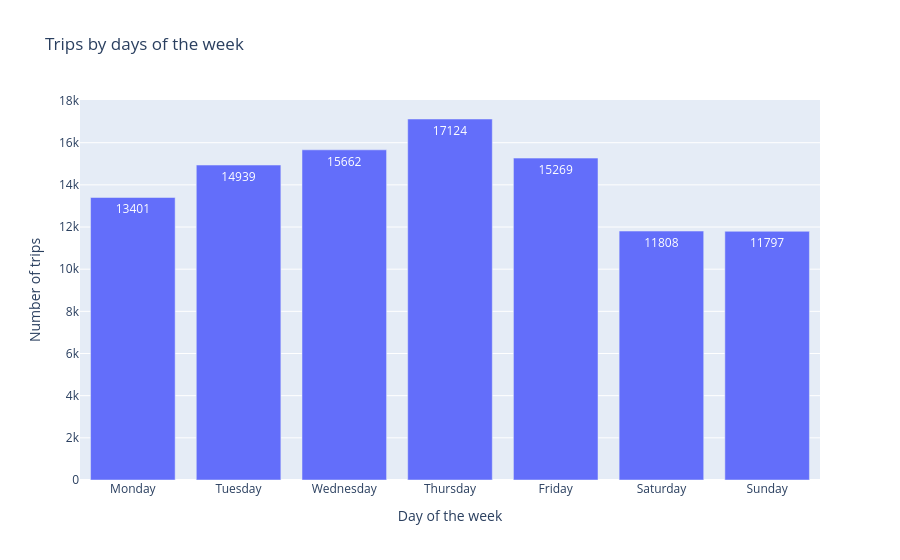

Source (notebook cell):
### Code cell
fig = px.bar(
    x=trips_by_day.index,
    y=trips_by_day.values,
    labels={"x": "Day of the week", "y": "Number of trips"},
    title="Trips by days of the week",
    text=trips_by_day.values
)

fig.show()

### Figure 1 — Plotly figure (JSON) as saved in the notebook; plotly's stock layout.template omitted (floating-point values rounded to 4 significant figures)
{"data": [{"hovertemplate": "Day of the week=%{x}<br>Number of trips=%{y}<br>text=%{text}<extra></extra>", "legendgroup": "", "marker": {"color": "#636efa", "pattern": {"shape": ""}}, "name": "", "orientation": "v", "showlegend": false, "text": [13400.0, 14940.0, 15660.0, 17120.0, 15270.0, 11810.0, 11800.0], "textposition": "auto", "type": "bar", "x": ["Monday", "Tuesday", "Wednesday", "Thursday", "Friday", "Saturday", "Sunday"], "xaxis": "x", "y": [13401, 14939, 15662, 17124, 15269, 11808, 11797], "yaxis": "y"}], "layout": {"barmode": "relative", "legend": {"tracegroupgap": 0}, "title": {"text": "Trips by days of the week"}, "xaxis": {"anchor": "y", "domain": [0, 1], "title": {"text": "Day of the week"}}, "yaxis": {"anchor": "x", "domain": [0, 1], "title": {"text": "Number of trips"}}}}
